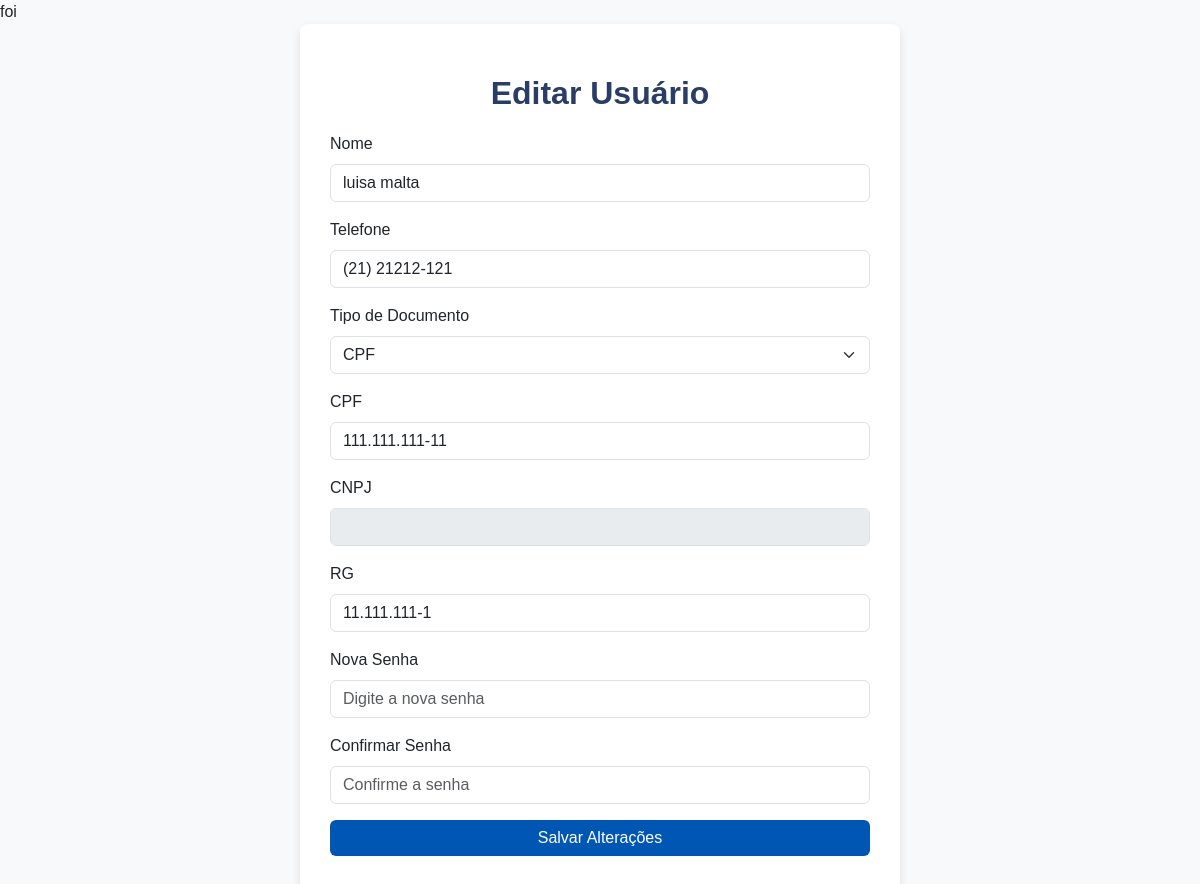
The page /editar.php?id=2 on the database its author committed.
### tables this page shows
CREATE TABLE `usuarios` (
  `id` int(11) NOT NULL,
  `nome` varchar(50) NOT NULL,
  `telefone` varchar(15) NOT NULL,
  `tipo_documento` enum('cpf','cnpj') NOT NULL,
  `cpf` varchar(14) DEFAULT NULL,
  `cnpj` varchar(18) DEFAULT NULL,
  `rg` varchar(12) NOT NULL,
  `senha` varchar(255) NOT NULL
);

### editar.php (the view, shortened to what this page needs)
<?php
include 'conexao.php';
if (isset($_GET['id'])) {
    $id = $_GET['id'];
    $sql = "SELECT * FROM usuarios WHERE id = $id";
    $result = $conn->query($sql);
    $row = $result->fetch_assoc();
}
?>
<!DOCTYPE html>
<html lang="pt-BR">
<head>
    <link href="https://cdn.jsdelivr.net/npm/bootstrap@5.3.0-alpha1/dist/css/bootstrap.min.css" rel="stylesheet">
</head>
<body>
    <div class="form-container">
        <h2>Editar Usuário</h2>
        <form method="POST">
            <div class="mb-3">
                <label for="nome" class="form-label">Nome</label>
                <input type="text" class="form-control" id="nome" name="nome" value="<?php echo $row['nome']; ?>" required>
            </div>
            <div class="mb-3">
                <label for="telefone" class="form-label">Telefone</label>
                <input type="text" class="form-control" id="telefone" name="telefone" value="<?php echo $row['telefone']; ?>" required>
            </div>
            <div class="mb-3">
                <label for="tipoDocumento" class="form-label">Tipo de Documento</label>
                <select class="form-select" id="tipoDocumento" name="tipoDocumento" onchange="pessoa(this.value)" required>
                    <option value="cpf" <?php if ($row['tipo_documento'] == 'cpf') echo 'selected'; ?>>CPF</option>
                </select>
            </div>
            <div class="mb-3" id="campoCPF">
                <label for="cpf" class="form-label">CPF</label>
                <input type="text" class="form-control" id="cpf" name="cpf" value="<?php echo $row['cpf']; ?>" <?php echo ($row['tipo_documento'] == 'cpf' ? '' : 'disabled'); ?>>
            </div>
            <div class="mb-3" id="campoCNPJ">
                <label for="cnpj" class="form-label">CNPJ</label>
                <input type="text" class="form-control" id="cnpj" name="cnpj" value="<?php echo $row['cnpj']; ?>" <?php echo ($row['tipo_documento'] == 'cnpj' ? '' : 'disabled'); ?>>
            </div>
            <div class="mb-3">
                <label for="rg" class="form-label">RG</label>
                <input type="text" class="form-control" id="rg" name="rg" value="<?php echo $row['rg']; ?>" required>
            </div>
            <div class="mb-3">
                <label for="senha" class="form-label">Nova Senha</label>
                <input type="password" class="form-control" id="senha" name="senha" placeholder="Digite a nova senha">
            </div>
            <div class="mb-3">
                <label for="confirmarSenha" class="form-label">Confirmar Senha</label>
                <input type="password" class="form-control" id="confirmarSenha" name="confirmarSenha" placeholder="Confirme a senha">
            </div>
            <button type="submit" class="btn btn-primary w-100">Salvar Alterações</button>
        </form>
    </div>
</body>
</html>

### editar.php (style rules this page uses)
body { font-family: Arial, sans-serif; background-color: #f8f9fa; }
h2 { color: #2a3d66; font-size: 2rem; font-weight: 600; text-align: center; margin: 20px 0; }
.form-container { background-color: #fff; padding: 30px; border-radius: 8px; box-shadow: 0 4px 10px rgba(0, 0, 0, 0.1); max-width: 600px; margin: auto; }
.btn-primary { background-color: #0056b3; border: none; }
.form-select, .form-control { margin-bottom: 15px; }

### rows shown on the page
usuarios: nome "luisa malta", telefone "(21) 21212-121", tipoDocumento "CPF", cpf "111.111.111-11", rg "11.111.111-1"
